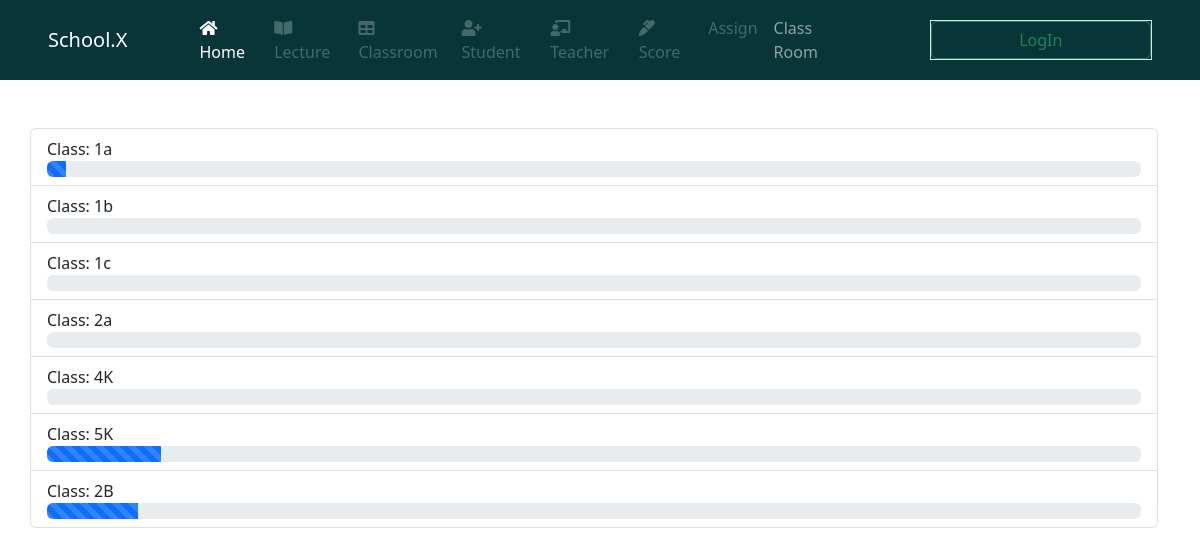
The page /classrooms/ on the database its author committed.
### system2/models.py (models this page shows)
class classroom(models.Model):
    grade = models.IntegerField()
    section = models.CharField(max_length=2)
    lectures = models.ManyToManyField(
        "system2.Lectures", related_name="lectures")
    class Meta:
        ordering = ["grade", "section"]
    def __str__(self):
        return str(self.grade) + self.section

### system2/views.py (the view)
# urls.py: path("classrooms/", views.studentList1, name='classrooms'),
def studentList1(request):
    classes = classroom.objects.all().annotate(
        class_Avg=Avg('student__score__score'))
    context = {
        'classes': classes
    }
    return render(request, 'sys1/studentList1.html', context)

### system2/templates/sys1/studentList1.html
{% extends 'base.html' %}
{% block content %}
<main>
  <div class="container">
    <div class="row">
      <div class="list-group">
        {% for class in classes %}
        <a href="{% url 'studentsView' class.id %}" class="list-group-item list-group-item-action">Class: {{class}}
          <div class="progress mt">
            <div class="progress-bar progress-bar-striped" role="progressbar" style="width: {{class.class_Avg}}%"
              aria-valuenow="10" aria-valuemin="0" aria-valuemax="100"></div>
          </div>
        </a>
        {% endfor %}
      </div>
    </div>
  </div>
</main>
{% endblock content %}

### templates/base.html (shortened to what this page needs)
<!DOCTYPE html>
{% load static %}
<html lang="en">
<head>
  <link rel="stylesheet" href="{% static 'bootstrap/css/bootstrap.css'%}" />
  <link rel="stylesheet" href="{% static 'style/Css/all.css' %}" />
  <link rel="stylesheet" href="{% static 'style/Css/style.css' %}" />
</head>
<body>
  {% include 'navbar.html' %}
  {% block content %}
  {% endblock content %}
</body>
</html>

### templates/navbar.html (shortened to what this page needs)
{% if request.user.is_authenticated %}
{% if  request.user.admin %}
<header class="mb-5">
  <nav class="navbar navbar-expand-lg navbar-dark" style="background: #083638">
    <div class="container-fluid px-5">
      <a class="navbar-brand" href="{% url 'home' %}">School.X</a>
      <button class="navbar-toggler" type="button" data-bs-toggle="collapse" data-bs-target="#navbarSupportedContent"
        aria-controls="navbarSupportedContent" aria-expanded="false" aria-label="Toggle navigation">
        <span class="navbar-toggler-icon"></span>
      </button>
      <div class="collapse navbar-collapse" id="navbarSupportedContent">
        <ul class="navbar-nav w-75 mx-5 d-flex justify-content-around mb-2 mb-lg-0">
          <li class="nav-item">
            <a class="nav-link active" aria-current="page" href="{% url 'home' %}">
              <i class="fa fa-home" aria-hidden="true"></i> Home</a>
          </li>
          <li class="nav-item">
            <a class="nav-link" aria-current="page" href="{% url 'lectureCreate' %}"><i class="fas fa-book-open"></i>
              Lecture</a>
          </li>
          <li class="nav-item">
            <a class="nav-link" href="{% url 'createClassRoom' %}"><i class="fa fa-table" aria-hidden="true"></i>
              Classroom</a>
          </li>
          <li class="nav-item">
            <a class="nav-link" href="{% url 'chooseClassroomRegister' %}"><i class="fa fa-user-plus"
                aria-hidden="true"></i>
              Student</a>
          </li>
          <li class="nav-item">
            <a class="nav-link" href="{% url 'register' %}"><i class="fas fa-chalkboard-teacher"></i> Teacher</a>
          </li>
          <li class="nav-item">
            <a class="nav-link disabled" href="#">
              <i class="fas fa-marker"></i> Score</a>
          </li>
          <li class="nav-item">
            <a class="nav-link" href="{% url 'assignment' %}">Assign </a>
          </li>
          <li class="nav-item">
            <a class="nav-link" href="{% url 'classrooms' %}"> Class Room </a>
          </li>
          <!-- <li class="nav-item dropdown">
                    <a
                      class="nav-link dropdown-toggle"
                      href="#"
                      id="navbarDropdown"
                      role="button"
                      data-bs-toggle="dropdown"
                      aria-expanded="false"
                    >
                      Dropdown
                    </a>
                    <ul class="dropdown-menu" aria-labelledby="navbarDropdown">
                      <li><a class="dropdown-item" href="#">Action</a></li>
                      <li><a class="dropdown-item" href="#">Another action</a></li>
                      <li><hr class="dropdown-divider" /></li>
                      <li>
                        <a class="dropdown-item" href="#">Something else here</a>
                      </li>
                    </ul>
                  </li> -->
          <!-- <li class="nav-item">
                    <a class="nav-link disabled">Disabled</a>
                  </li> -->
        </ul>
        <!-- <form class="d-flex">
                  <input
                    class="form-control me-2"
                    type="search"
                    placeholder="Search"
                    aria-label="Search"
                  />
                  <button class="btn btn-outline-success" type="submit">
                    Search
                  </button>
                </form> -->
        <div class="ms-4 d-flex align-items-center justify-content-around pe-2">
          <p class="btn text-light text-nowrap my-auto">
            User: &nbsp;
            <a href="" class="text-light text-decoration-none text-nowrap">{{request.user}}</a>
          </p>
          <div class="ms-2">
            <button class="btn btn-outline-warning text-nowrap">
              <a class="text-decoration-none text-light" href="{% url 'logout' %}">Log out</a>
            </button>
          </div>
        </div>
      </div>
    </div>
  </nav>
</header>
{% else %}
<header class="mb-5">
  <nav class="navbar navbar-expand-lg navbar-dark" style="background: #083638">
    <div class="container-fluid px-5">
      <a class="navbar-brand" href="{% url 'home' %}">School.X</a>
      <button class="navbar-toggler" type="button" data-bs-toggle="collapse" data-bs-target="#navbarSupportedContent"
        aria-controls="navbarSupportedContent" aria-expanded="false" aria-label="Toggle navigation">
        <span class="navbar-toggler-icon"></span>
      </button>
      <div class="collapse navbar-collapse" id="navbarSupportedContent">
        <ul class="navbar-nav w-75 mx-5 d-flex justify-content-around mb-2 mb-lg-0">
          <li class="nav-item">
            <a class="nav-link active" aria-current="page" href="{% url 'home' %}">
              <i class="fa fa-home" aria-hidden="true"></i> Home</a>
          </li>
          <li class="nav-item">
            <a class="nav-link disabled" aria-current="page" href="#"><i class="fas fa-book-open"></i>
              Lecture</a>
          </li>
          <li class="nav-item">
            <a class="nav-link disabled" href="#"><i class="fa fa-table" aria-hidden="true"></i>
              Classroom</a>
          </li>
          <li class="nav-item">
            <a class="nav-link disabled" href="#"><i class="fa fa-user-plus" aria-hidden="true"></i>
              Student</a>
          </li>
          <li class="nav-item">
            <a class="nav-link disabled" href="#"><i class="fas fa-chalkboard-teacher"></i>
              Teacher</a>
          </li>
          <li class="nav-item">
            <a class="nav-link" href="{% url 'chooseClassroomScoring'  %}">
              <i class="fas fa-marker"></i> Score</a>
          </li>
          <li class="nav-item">
            <a class="nav-link disabled" href="#">Assign </a>
          </li>
          <li class="nav-item">
            <a class="nav-link" href="{% url 'classrooms' %}"> Class Room </a>
          </li>
          <!-- <li class="nav-item dropdown">
                    <a
                      class="nav-link dropdown-toggle"
                      href="#"
                      id="navbarDropdown"
                      role="button"
                      data-bs-toggle="dropdown"
                      aria-expanded="false"
                    >
                      Dropdown
                    </a>
                    <ul class="dropdown-menu" aria-labelledby="navbarDropdown">
                      <li><a class="dropdown-item" href="#">Action</a></li>
                      <li><a class="dropdown-item" href="#">Another action</a></li>
                      <li><hr class="dropdown-divider" /></li>
                      <li>
                        <a class="dropdown-item" href="#">Something else here</a>
                      </li>
                    </ul>
                  </li> -->
          <!-- <li class="nav-item">
                    <a class="nav-link disabled">Disabled</a>
                  </li> -->
        </ul>
        <!-- <form class="d-flex">
                  <input
                    class="form-control me-2"
                    type="search"
                    placeholder="Search"
                    aria-label="Search"
                  />
                  <button class="btn btn-outline-success" type="submit">
                    Search
                  </button>
                </form> -->
        <div class="ms-4 d-flex align-items-center justify-content-around pe-2">
          <p class="btn text-light text-nowrap my-auto">
            User: &nbsp;
            <a href="" class="text-light text-decoration-none text-nowrap">{{request.user}} </a>
          </p>
          <div class="ms-2">
            <button class="btn btn-outline-warning text-nowrap">
              <a class="text-decoration-none text-light" href="{% url 'logout' %}">Log out</a>
            </button>
          </div>
        </div>
        <!-- <div
                  class="ms-4 d-flex w-25 border align-items-center justify-content-around "
                >
                    <a class="btn btn-outline-success text-nowrap w-100">
                      LogIn</a>
                  </>
                </div> -->
      </div>
    </div>
  </nav>
</header>
{% endif %}
{% else %}
<header class="mb-5">
  <nav class="navbar navbar-expand-lg navbar-dark" style="background: #083638">
    <div class="container-fluid px-5">
      <a class="navbar-brand" href="{% url 'home' %}">School.X</a>
      <div class="collapse navbar-collapse" id="navbarSupportedContent">
        <ul class="navbar-nav w-75 mx-5 d-flex justify-content-around mb-2 mb-lg-0">
          <li class="nav-item">
            <a class="nav-link active" aria-current="page" href="{% url 'home' %}">
              <i class="fa fa-home" aria-hidden="true"></i> Home</a>
          </li>
          <li class="nav-item">
            <a class="nav-link disabled" aria-current="page" href="#"><i class="fas fa-book-open"></i>
              Lecture</a>
          </li>
          <li class="nav-item">
            <a class="nav-link disabled" href="#"><i class="fa fa-table" aria-hidden="true"></i>
              Classroom</a>
          </li>
          <li class="nav-item">
            <a class="nav-link disabled" href="#"><i class="fa fa-user-plus" aria-hidden="true"></i>
              Student</a>
          </li>
          <li class="nav-item">
            <a class="nav-link disabled" href="#"><i class="fas fa-chalkboard-teacher"></i> Teacher</a>
          </li>
          <li class="nav-item">
            <a class="nav-link disabled" href="#">
              <i class="fas fa-marker"></i> Score</a>
          </li>
          <li class="nav-item">
            <a class="nav-link disabled" href="#">Assign </a>
          </li>
          <li class="nav-item">
            <a class="nav-link" href="{% url 'classrooms' %}"> Class Room </a>
          </li>
        </ul>
        <div class="ms-4 d-flex w-25 border align-items-center justify-content-around ">
          <a class="btn btn-outline-success text-nowrap w-100" href="{% url 'login' %} ">
            LogIn</a>
        </div>
      </div>
    </div>
  </nav>
</header>
{% endif %}

### static/style/Css/all.css (style rules this page uses)
.fa, .fas, .far, .fal, .fad, .fab { -moz-osx-font-smoothing: grayscale; -webkit-font-smoothing: antialiased; display: inline-block; font-style: normal; font-variant: normal; text-rendering: auto; line-height: 1; }
.fa-book-open:before { content: "\f518"; }
.fa-chalkboard-teacher:before { content: "\f51c"; }
.fa-home:before { content: "\f015"; }
.fa-marker:before { content: "\f5a1"; }
.fa-table:before { content: "\f0ce"; }
.fa-user-plus:before { content: "\f234"; }
.fa, .fas { font-family: 'Font Awesome 5 Free'; font-weight: 900; }

### rows shown on the page
classroom: grade+section "1a", {{ class.class_Avg }} 1.75 (drawn)
classroom: grade+section "1b"
classroom: grade+section "1c"
classroom: grade+section "2a"
classroom: grade+section "4K"
classroom: grade+section "5K", {{ class.class_Avg }} 10.4 (drawn)
classroom: grade+section "2B", {{ class.class_Avg }} 8.333333333333334 (drawn)
